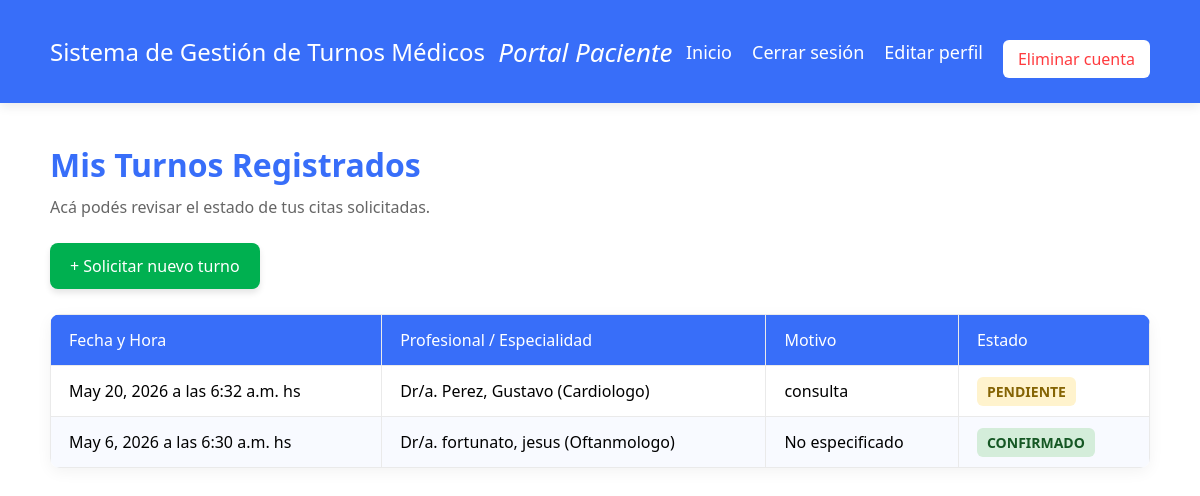
The page /lista/ (signed in) on the database its author committed.
### turnos/models.py (models this page shows, shortened)
class Turno(models.Model):
    ESTADOS_CHOICES = [
        ('PENDIENTE', 'Pendiente'),
        ('CONFIRMADO', 'Confirmado'),
        ('CANCELADO', 'Cancelado'),
        ('REALIZADO', 'Realizado'),
    ]
    paciente = models.ForeignKey(Paciente, on_delete=models.CASCADE) # models.ForeignKey, conecta el turno directamente con un registro de paciente y de profesional
    profesional = models.ForeignKey(Profesional, on_delete=models.CASCADE) # on_delete=models.CASCADE, significa que si se borra un paciente del sistema, se van a borrar automáticamente todos sus turnos asociados.
    fecha = models.DateField()
    hora = models.TimeField()
    motivo = models.TextField(blank=True, null=True)
    estado = models.CharField(max_length=20, choices=ESTADOS_CHOICES, default='PENDIENTE')

class Profesional(models.Model):
    nombre = models.CharField(max_length=100)
    apellido = models.CharField(max_length=100)
    matricula = models.CharField(max_length=50, unique=True)
    especialidad = models.CharField(max_length=100)
    email = models.EmailField(unique=True, null=True, blank=True)
    contrasena = models.CharField(max_length=255) # Para guardar la clave encriptada

### turnos/views.py (the view)
# urls.py: path('lista/', views.lista_turnos, name='lista_turnos'),
def lista_turnos(request):
    paciente_id = request.session.get('paciente_id')
    if paciente_id:
        todos_los_turnos = Turno.objects.filter(paciente_id=paciente_id)
    else:
        return redirect('ingreso_paciente')
    return render(request, 'turnos/lista_turnos.html', {'turnos': todos_los_turnos})

### turnos/templates/turnos/lista_turnos.html (shortened to what this page needs)
<!DOCTYPE html>
<html lang="es">
<head>
</head>
<body>
    <header>
        <div class="logo-titulo">Sistema de Gestión de Turnos Médicos</div>
        <div class="subtitulo-portal">Portal Paciente</div>
        <div style="display: flex; gap: 20px; margin-top: 15px;">
            <a href="{% url 'inicio' %}" style="color: white; text-decoration: none; font-size: 18px;">Inicio</a>
            <a href="{% url 'cerrar_sesion' %}" style="color: white; text-decoration: none; font-size: 18px;">Cerrar sesión</a>
            <a href="{% url 'editar_paciente' %}" style="color: white; text-decoration: none; font-size: 18px;">Editar perfil</a>
            <a href="{% url 'baja_paciente' %}" style="color: #FF3B3F; text-decoration: none; font-size: 16px; background-color: white; padding: 8px 15px; border-radius: 6px; font-weight: 500;">Eliminar cuenta</a>
        </div>
    </header>
    <div class="contenido">
        <h1>Mis Turnos Registrados</h1>
        <p>Acá podés revisar el estado de tus citas solicitadas.</p>
        <a href="{% url 'solicitar_turno' %}" class="btn-nuevo-turno">+ Solicitar nuevo turno</a>
        <table>
            <thead>
                <tr>
                    <th>Fecha y Hora</th>
                    <th>Profesional / Especialidad</th>
                    <th>Motivo</th>
                    <th>Estado</th>
                </tr>
            </thead>
            <tbody>
                {% for turno in turnos %}
                <tr>
                    <td>{{ turno.fecha }} a las {{ turno.hora }} hs</td>
                    <td>Dr/a. {{ turno.profesional.apellido }}, {{ turno.profesional.nombre }} ({{ turno.profesional.especialidad }})</td>
                    <td>{{ turno.motivo|default:"No especificado" }}</td>
                    <td>
                        <span class="estado
                            {% if turno.estado == 'PENDIENTE' %}estado-pendiente
                            {% elif turno.estado == 'CONFIRMADO' %}estado-confirmado
                            {% else %}estado-cancelado{% endif %}">
                            {{ turno.estado }}
                        </span>
                    </td>
                </tr>
                {% empty %}
                <tr>
                    <td colspan="4" style="text-align: center; color: #999; padding: 30px;">No tenés turnos registrados en este momento.</td>
                </tr>
                {% endfor %}
            </tbody>
        </table>
    </div>
</body>
</html>

### turnos/templates/turnos/lista_turnos.html (style rules this page uses)
* { margin: 0; padding: 0; box-sizing: border-box; font-family: 'Segoe UI', Tahoma, Geneva, Verdana, sans-serif; }
body { background-color: #FFFFFF; height: 100vh; display: flex; flex-direction: column; }
header { background-color: #386EF9; width: 100%; padding: 25px 50px; display: flex; justify-content: space-between; align-items: center; box-shadow: 0 4px 10px rgba(0, 0, 0, 0.08); }
.logo-titulo { font-size: 24px; font-weight: 500; color: #FFFFFF; }
.subtitulo-portal { font-size: 26px; font-style: italic; font-weight: 500; color: #FFFFFF; }
.contenido { padding: 40px 50px; flex: 1; }
h1 { color: #386EF9; margin-bottom: 10px; font-weight: 600; }
p { color: #666; margin-bottom: 25px; }
.btn-nuevo-turno { display: inline-block; background-color: #00B050; color: white; padding: 12px 20px; border-radius: 8px; text-decoration: none; font-weight: 500; margin-bottom: 25px; box-shadow: 0 4px 6px rgba(0, 0, 0, 0.1); transition: background 0.2s; }
table { width: 100%; border-collapse: collapse; background: #fff; border-radius: 10px; overflow: hidden; box-shadow: 0 4px 15px rgba(0,0,0,0.05); }
th, td { padding: 14px 18px; border: 1px solid #EAEAEA; text-align: left; }
th { background-color: #386EF9; color: white; font-weight: 500; }
tr:nth-child(even) { background-color: #F8FAFF; }
.estado { font-weight: bold; padding: 5px 10px; border-radius: 6px; font-size: 14px; text-transform: uppercase; }
.estado-pendiente { background-color: #FFF3CD; color: #856404; }
.estado-confirmado { background-color: #D4EDDA; color: #155724; }

### rows shown on the page
Turno: fecha "May 20, 2026", hora "6:32 a.m.", profesional.apellido "Perez", profesional.nombre "Gustavo", profesional.especialidad "Cardiologo", motivo "consulta", estado "PENDIENTE"
Turno: fecha "May 6, 2026", hora "6:30 a.m.", profesional.apellido "fortunato", profesional.nombre "jesus", profesional.especialidad "Oftanmologo", motivo "No especificado", estado "CONFIRMADO"
